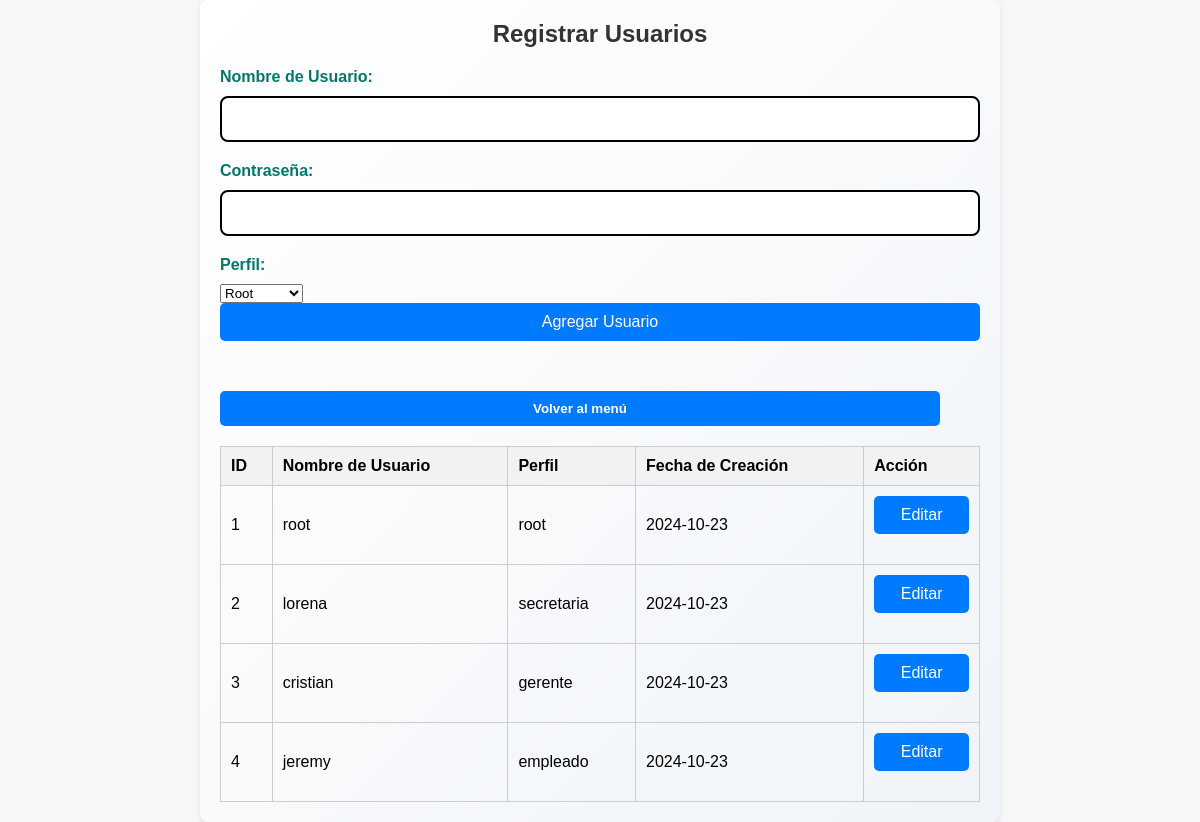
Screenshot of /registrar_usuarios.php (signed in) with the database file from the repository.
### tables this page shows
CREATE TABLE `usuario` (
  `id` int(11) NOT NULL,
  `nombre_usuario` varchar(100) DEFAULT NULL,
  `contraseña` varchar(100) DEFAULT NULL,
  `perfil` varchar(50) DEFAULT NULL,
  `created_at` date DEFAULT NULL
);

### permisos.php (called while the page is built)
<?php
function verificarPermisos($perfil, $tabla, $accion) {
    $permisos = [
        'root' => ['ver' => '*', 'editar' => '*'],
        'gerente' => [
            'ver' => '*',
            'editar' => ['clientes', 'productos', 'ventas', 'proveedores', 'almacen', 'detalles_venta', 'categorias']
        ],
        'secretaria' => [
            'ver' => ['clientes', 'productos', 'ventas', 'proveedores', 'almacen', 'detalles_venta', 'categorias'],
            'editar' => ['clientes', 'productos', 'ventas', 'detalles_venta', 'categorias']
        ],
        'empleado' => [
            'ver' => ['clientes', 'productos', 'ventas', 'detalles_venta', 'categorias'],
            'editar' => ['ventas', 'clientes','detalles_venta']
        ]
    ];
     if ($permisos[$perfil][$accion] === '*') {
        return true;
    }
    return in_array($tabla, $permisos[$perfil][$accion]);
}

### registrar_usuarios.php (the view, shortened to what this page needs)
<?php
include 'permisos.php';
$perfil = $_SESSION['perfil'];
$host = "localhost";
$user = "root";
$pass = "";
$dbname = "tienda-f";
$conn = new mysqli($host, $user, $pass, $dbname);
$sql = "SELECT * FROM usuario";
$result = $conn->query($sql);
?>
<!DOCTYPE html>
<html lang="es">
<head>
    <link rel="stylesheet" href="styles.css">
</head>
<body>
    <div class="container">
        <h1>Registrar Usuarios</h1>
        <form method="POST" action="">
            <label for="nombre_usuario">Nombre de Usuario:</label>
            <input type="text" id="nombre_usuario" name="nombre_usuario" required>
            <label for="contraseña">Contraseña:</label>
            <input type="password" id="contraseña" name="contraseña" required>
            <label for="perfil">Perfil:</label>
            <select id="perfil" name="perfil" required>
                <option value="root">Root</option>
            </select>
            <input type="submit" name="agregar" value="Agregar Usuario" class="btn">
        </form>
        <div class="button-group">
            <form method="POST" action="<?php
                if ($_SESSION['perfil'] === 'root') {
                    echo 'root.php';
                } elseif ($_SESSION['perfil'] === 'secretaria') {
                    echo 'lorena.php';
                } elseif ($_SESSION['perfil'] === 'gerente') {
                    echo 'cristian.php';
                } elseif ($_SESSION['perfil'] === 'empleado') {
                    echo 'jeremy.php';
                }
            ?>">
                <button type="submit" class="btn">Volver al menú</button>
            </form>
        </div>
        <table>
            <tr>
                <th>ID</th>
                <th>Nombre de Usuario</th>
                <th>Perfil</th>
                <th>Fecha de Creación</th>
                <?php if (verificarPermisos($perfil, 'usuario', 'editar')): ?>
                    <th>Acción</th>
                <?php endif; ?>
            </tr>
            <?php if ($result->num_rows > 0) {
                while ($row = $result->fetch_assoc()) { ?>
                    <tr>
                        <td><?php echo $row['id']; ?></td>
                        <td>
                            <?php if (isset($_POST['editar']) && $_POST['usuario_id'] == $row['id']): ?>
                                <form method="POST" action="">
                                    <input type="hidden" name="usuario_id" value="<?php echo $row['id']; ?>">
                                    <input type="text" name="nombre_usuario" value="<?php echo $row['nombre_usuario']; ?>" required>
                                    <select name="perfil" required>
                                        <option value="root" <?php if ($row['perfil'] == 'root') echo 'selected'; ?>>Root</option>
                                        <option value="secretaria" <?php if ($row['perfil'] == 'secretaria') echo 'selected'; ?>>Secretaria</option>
                                        <option value="gerente" <?php if ($row['perfil'] == 'gerente') echo 'selected'; ?>>Gerente</option>
                                        <option value="empleado" <?php if ($row['perfil'] == 'empleado') echo 'selected'; ?>>Empleado</option>
                                    </select>
                                    <input type="submit" value="Guardar" class="btn">
                                </form>
                            <?php else: ?>
                                <?php echo $row['nombre_usuario']; ?>
                            <?php endif; ?>
                        </td>
                        <td><?php echo $row['perfil']; ?></td>
                        <td><?php echo $row['created_at']; ?></td>
                        <?php if (verificarPermisos($perfil, 'usuario', 'editar')): ?>
                            <td>
                                <form method="POST" action="">
                                    <input type="submit" name="editar" value="Editar" class="btn">
                                </form>
                            </td>
                        <?php endif; ?>
                    </tr>
                <?php }
            } else {
                echo "<tr><td colspan='5'>No hay usuarios registrados.</td></tr>";
            } ?>
        </table>
    </div>
</body>
</html>

### styles.css (style rules this page uses)
* { margin: 0; padding: 0; box-sizing: border-box; }
body { font-family: 'Arial', sans-serif; background-color: #f5f5f5; display: flex; justify-content: center; align-items: center; min-height: 100vh; padding: 20px; }
.container { width: 90%; max-width: 500px; background: linear-gradient(to bottom right, #ffffff, #f0f4f8); padding: 30px; border-radius: 15px; box-shadow: 0 10px 30px rgba(0, 0, 0, 0.15); transition: box-shadow 0.3s ease; }
h2, h1 { text-align: center; color: #000000; margin-bottom: 20px; font-size: 24px; }
label { display: block; margin-bottom: 10px; font-weight: bold; color: #00796b; }
input { width: 100%; padding: 12px; margin-bottom: 20px; border: 2px solid #000000; border-radius: 8px; font-size: 16px; transition: border-color 0.3s ease, box-shadow 0.3s ease; }
button { background-color: #2600ff; color: #ffffff; padding: 12px; border: none; border-radius: 5px; cursor: pointer; font-weight: bold; width: calc(100% - 40px); margin-top: 10px; transition: background-color 0.3s; position: relative; }
.button-group { display: flex; justify-content: space-between; margin-top: 20px; gap: 10px; }
.button-group a, .button-group button { flex: 1; }
.button-group { display: block; margin-top: 20px; }

### registrar_usuarios.php (style rules this page uses)
body { font-family: Arial, sans-serif; margin: 0; padding: 0; background-color: #f7f7f7; }
.container { max-width: 800px; margin: 0 auto; padding: 20px; background-color: white; border-radius: 8px; box-shadow: 0 2px 4px rgba(0, 0, 0, 0.1); }
h1 { text-align: center; color: #333; }
table { width: 100%; border-collapse: collapse; margin-top: 20px; }
th, td { border: 1px solid #ccc; padding: 10px; text-align: left; }
th { background-color: #f2f2f2; }
.btn { padding: 10px; color: white; background-color: #007bff; border: none; border-radius: 5px; cursor: pointer; }

### rows the page displays
usuario: id "1", nombre_usuario "root", perfil "root", created_at "2024-10-23"
usuario: id "2", nombre_usuario "lorena", perfil "secretaria", created_at "2024-10-23"
usuario: id "3", nombre_usuario "cristian", perfil "gerente", created_at "2024-10-23"
usuario: id "4", nombre_usuario "jeremy", perfil "empleado", created_at "2024-10-23"
